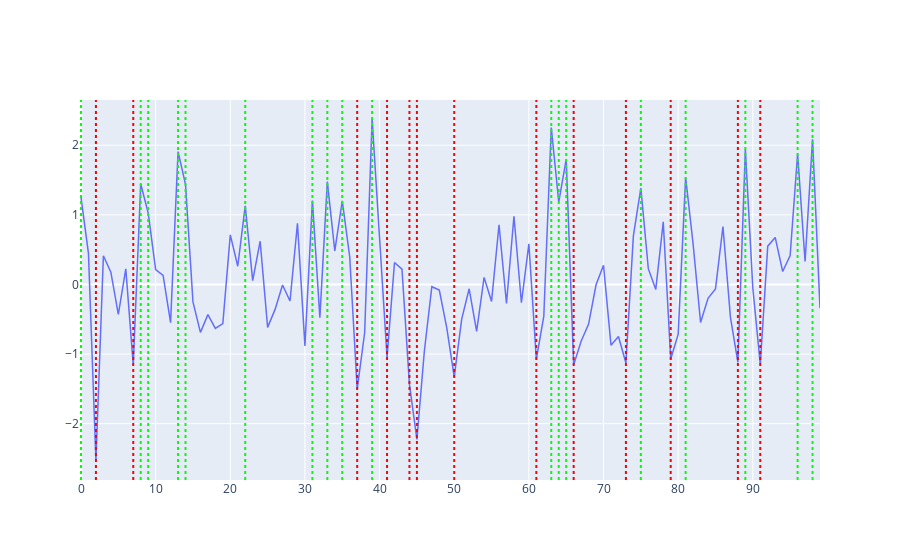

The code cell stored with this chart in its notebook:
### Code cell
fig.clear()
fig.line(df.x)
fig.threshline(df.x, 1, -1, 'lime', 'red')
fig()

### Figure 1 — Plotly figure (JSON) as saved in the notebook; plotly's stock layout.template omitted (floating-point values rounded to 4 significant figures)
{"data": [{"line": {"width": 1.5}, "mode": "lines", "name": "x", "type": "scatter", "x": [0, 1, 2, 3, 4, 5, 6, 7, 8, 9, 10, 11, 12, 13, 14, 15, 16, 17, 18, 19, 20, 21, 22, 23, 24, 25, 26, 27, 28, 29, 30, 31, 32, 33, 34, 35, 36, 37, 38, 39, 40, 41, 42, 43, 44, 45, 46, 47, 48, 49, 50, 51, 52, 53, 54, 55, 56, 57, 58, 59, 60, 61, 62, 63, 64, 65, 66, 67, 68, 69, 70, 71, 72, 73, 74, 75, 76, 77, 78, 79, 80, 81, 82, 83, 84, 85, 86, 87, 88, 89, 90, 91, 92, 93, 94, 95, 96, 97, 98, 99], "y": [1.251, 0.4475, -2.536, 0.412, 0.1767, -0.4287, 0.2241, -1.156, 1.443, 1.03, 0.2143, 0.1316, -0.5484, 1.908, 1.438, -0.2504, -0.6891, -0.4332, -0.6309, -0.5615, 0.7117, 0.2619, 1.13, 0.05592, 0.6212, -0.6171, -0.3583, -0.008326, -0.2376, 0.877, -0.8829, 1.205, -0.4764, 1.477, 0.4809, 1.202, 0.3947, -1.503, -0.694, 2.377, 0.6602, -1.047, 0.3155, 0.2204, -1.436, -2.228, -0.9563, -0.03277, -0.08114, -0.6251, -1.329, -0.4984, -0.06255, -0.6754, 0.1007, -0.244, 0.8578, -0.273, 0.9803, -0.2631, 0.5837, -1.076, -0.4558, 2.256, 1.184, 1.796, -1.155, -0.8158, -0.5691, -0.004233, 0.2751, -0.8726, -0.7479, -1.129, 0.6968, 1.386, 0.2272, -0.07154, 0.8997, -1.071, -0.7171, 1.539, 0.5831, -0.5459, -0.1994, -0.06473, 0.8321, -0.469, -1.118, 1.94, -0.05062, -1.149, 0.5499, 0.676, 0.1858, 0.4158, 1.882, 0.3293, 2.085, -0.3399]}], "layout": {"shapes": [{"line": {"color": "lime", "dash": "dot"}, "type": "line", "x0": 0, "x1": 0, "xref": "x", "y0": 0, "y1": 1, "yref": "y domain"}, {"line": {"color": "lime", "dash": "dot"}, "type": "line", "x0": 8, "x1": 8, "xref": "x", "y0": 0, "y1": 1, "yref": "y domain"}, {"line": {"color": "lime", "dash": "dot"}, "type": "line", "x0": 9, "x1": 9, "xref": "x", "y0": 0, "y1": 1, "yref": "y domain"}, {"line": {"color": "lime", "dash": "dot"}, "type": "line", "x0": 13, "x1": 13, "xref": "x", "y0": 0, "y1": 1, "yref": "y domain"}, {"line": {"color": "lime", "dash": "dot"}, "type": "line", "x0": 14, "x1": 14, "xref": "x", "y0": 0, "y1": 1, "yref": "y domain"}, {"line": {"color": "lime", "dash": "dot"}, "type": "line", "x0": 22, "x1": 22, "xref": "x", "y0": 0, "y1": 1, "yref": "y domain"}, {"line": {"color": "lime", "dash": "dot"}, "type": "line", "x0": 31, "x1": 31, "xref": "x", "y0": 0, "y1": 1, "yref": "y domain"}, {"line": {"color": "lime", "dash": "dot"}, "type": "line", "x0": 33, "x1": 33, "xref": "x", "y0": 0, "y1": 1, "yref": "y domain"}, {"line": {"color": "lime", "dash": "dot"}, "type": "line", "x0": 35, "x1": 35, "xref": "x", "y0": 0, "y1": 1, "yref": "y domain"}, {"line": {"color": "lime", "dash": "dot"}, "type": "line", "x0": 39, "x1": 39, "xref": "x", "y0": 0, "y1": 1, "yref": "y domain"}, {"line": {"color": "lime", "dash": "dot"}, "type": "line", "x0": 63, "x1": 63, "xref": "x", "y0": 0, "y1": 1, "yref": "y domain"}, {"line": {"color": "lime", "dash": "dot"}, "type": "line", "x0": 64, "x1": 64, "xref": "x", "y0": 0, "y1": 1, "yref": "y domain"}, {"line": {"color": "lime", "dash": "dot"}, "type": "line", "x0": 65, "x1": 65, "xref": "x", "y0": 0, "y1": 1, "yref": "y domain"}, {"line": {"color": "lime", "dash": "dot"}, "type": "line", "x0": 75, "x1": 75, "xref": "x", "y0": 0, "y1": 1, "yref": "y domain"}, {"line": {"color": "lime", "dash": "dot"}, "type": "line", "x0": 81, "x1": 81, "xref": "x", "y0": 0, "y1": 1, "yref": "y domain"}, {"line": {"color": "lime", "dash": "dot"}, "type": "line", "x0": 89, "x1": 89, "xref": "x", "y0": 0, "y1": 1, "yref": "y domain"}, {"line": {"color": "lime", "dash": "dot"}, "type": "line", "x0": 96, "x1": 96, "xref": "x", "y0": 0, "y1": 1, "yref": "y domain"}, {"line": {"color": "lime", "dash": "dot"}, "type": "line", "x0": 98, "x1": 98, "xref": "x", "y0": 0, "y1": 1, "yref": "y domain"}, {"line": {"color": "red", "dash": "dot"}, "type": "line", "x0": 2, "x1": 2, "xref": "x", "y0": 0, "y1": 1, "yref": "y domain"}, {"line": {"color": "red", "dash": "dot"}, "type": "line", "x0": 7, "x1": 7, "xref": "x", "y0": 0, "y1": 1, "yref": "y domain"}, {"line": {"color": "red", "dash": "dot"}, "type": "line", "x0": 37, "x1": 37, "xref": "x", "y0": 0, "y1": 1, "yref": "y domain"}, {"line": {"color": "red", "dash": "dot"}, "type": "line", "x0": 41, "x1": 41, "xref": "x", "y0": 0, "y1": 1, "yref": "y domain"}, {"line": {"color": "red", "dash": "dot"}, "type": "line", "x0": 44, "x1": 44, "xref": "x", "y0": 0, "y1": 1, "yref": "y domain"}, {"line": {"color": "red", "dash": "dot"}, "type": "line", "x0": 45, "x1": 45, "xref": "x", "y0": 0, "y1": 1, "yref": "y domain"}, {"line": {"color": "red", "dash": "dot"}, "type": "line", "x0": 50, "x1": 50, "xref": "x", "y0": 0, "y1": 1, "yref": "y domain"}, {"line": {"color": "red", "dash": "dot"}, "type": "line", "x0": 61, "x1": 61, "xref": "x", "y0": 0, "y1": 1, "yref": "y domain"}, {"line": {"color": "red", "dash": "dot"}, "type": "line", "x0": 66, "x1": 66, "xref": "x", "y0": 0, "y1": 1, "yref": "y domain"}, {"line": {"color": "red", "dash": "dot"}, "type": "line", "x0": 73, "x1": 73, "xref": "x", "y0": 0, "y1": 1, "yref": "y domain"}, {"line": {"color": "red", "dash": "dot"}, "type": "line", "x0": 79, "x1": 79, "xref": "x", "y0": 0, "y1": 1, "yref": "y domain"}, {"line": {"color": "red", "dash": "dot"}, "type": "line", "x0": 88, "x1": 88, "xref": "x", "y0": 0, "y1": 1, "yref": "y domain"}, {"line": {"color": "red", "dash": "dot"}, "type": "line", "x0": 91, "x1": 91, "xref": "x", "y0": 0, "y1": 1, "yref": "y domain"}]}}
